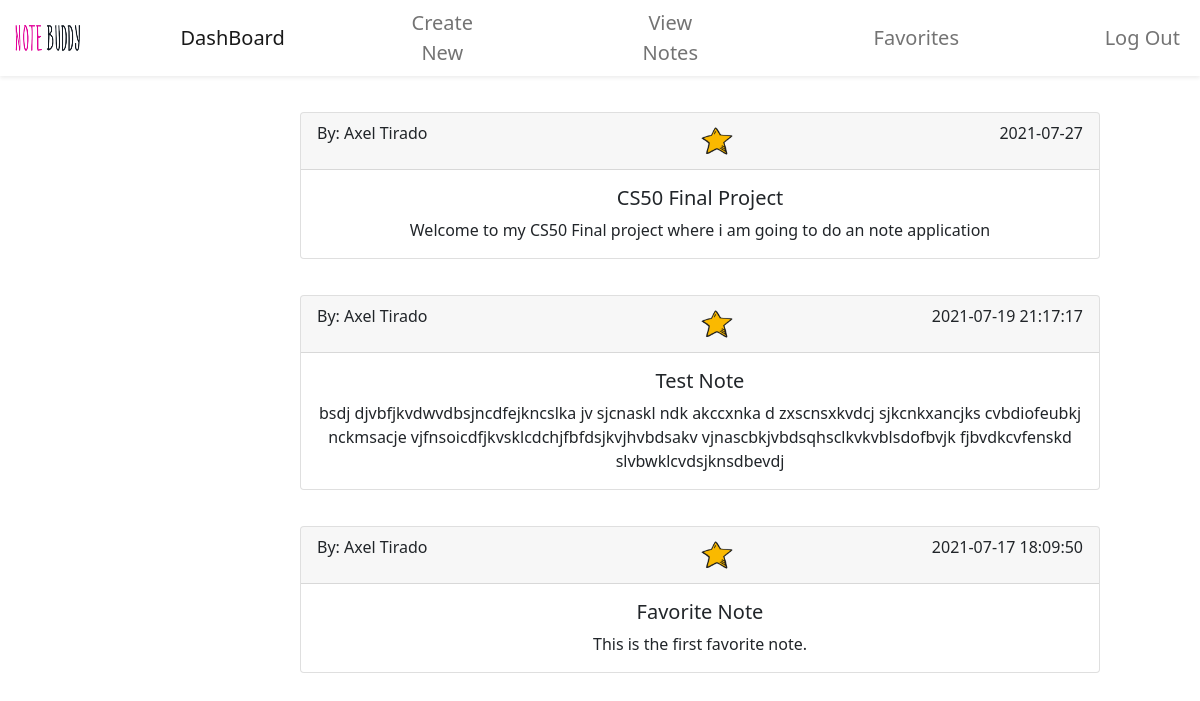
The page /favorites (signed in) on the database its author committed.
### tables this page shows
CREATE TABLE notes(
id integer primary key autoincrement Not Null,
user_id int Not Null,
title char(64) Not Null,
context text Not Null,
favorites BIT NOT NULL, date datetime,
Foreign key(user_id) references user(id)
);

CREATE TABLE user (
id INTEGER PRIMARY KEY AUTOINCREMENT,
FirstName VARCHAR(64) NOT NULL,
LastName VARCHAR(64) NOT NULL,
username VARCHAR(64) NOT NULL,
password VARCHAR(64) NOT NULL
);

### main.py (the view)
@app.route('/favorites', methods = ['GET','POST'])
@login_required
def favorites():
    note = db.execute('SELECT * FROM notes WHERE user_id = ? ORDER BY date DESC', session["id"])
    count_fav = db.execute('SELECT * FROM  notes WHERE user_id = ? AND favorites = 1', session['id'])
    first_name = db.execute('SELECT FirstName FROM user WHERE id = ?', session["id"])
    last_name = db.execute('SELECT LastName FROM user WHERE id = ?', session["id"])
    return render_template("favorites.html", note=note, f_name = first_name[0]['FirstName'], l_name = last_name[0]['LastName'], count_fav=count_fav)

### main.py (called while the page is built)
def login_required(f):
    @wraps(f)
    def wrap(*args, **kwargs):
        if 'logged_in' in session:
            return f(*args, **kwargs)
        else:
            return redirect(url_for('login'))
    return wrap

### templates/favorites.html
{% extends 'layout.html' %}
{% block body %}
    {% if not count_fav %}
        <h5 class="text-center mt-5"> No notes marked as favorites. </h5>
    {% else %}
        {% for i in note %}
            {% if i.favorites == 1 %}
            <div class="card cardNote">
                <div class="card-header">
                    <p id ="author">By: {{ f_name }} {{ l_name }}</p>
                    <img src="{{url_for('static', filename='images/favoriteStar.png')}}" style="margin-left:34%;">
                    <p id="date"> {{ i.date }}</p>
                </div>
                <div class="card-body">
                    <h5 class="card-title text-center">{{ i.title }}</h5>
                    <p class="card-text text-center">{{ i.context }}</p>
                </div>
            </div>
            {% endif %}
        {% endfor %}
    {% endif %}
{% endblock %}

### static/style.css (style rules this page uses)
.card { margin-left: 25%; margin-top: 3%; }
#date { float:right; }
#author { float:left; width: 120px; }
.cardNote { width: 50rem; }
.cardNote img { width:40px; height:40px; margin-left:19%; }

### rows shown on the page
notes: favorites 1 (drawn), date "2021-07-27", title "CS50 Final Project", context "Welcome to my CS50 Final project where i am going to do an note application"
user: FirstName "Axel", LastName "Tirado"
notes: favorites 1 (drawn), date "2021-07-19 21:17:17", title "Test Note", context "bsdj djvbfjkvdwvdbsjncdfejkncslka jv sjcnaskl ndk akccxnka d zxscnsxkvdcj sjkcnkxancjks cvbdiofeubkj nckmsacje vjfnsoicdfjkvsklcdchjfbfdsjkvjhvbdsakv vjnascbkjvbdsqhsclkvkvblsdofbvjk fjbvdkcvfenskd slvbwklcvdsjknsdbevdj"
notes: favorites 1 (drawn), date "2021-07-17 18:09:50", title "Favorite Note", context "This is the first favorite note."
